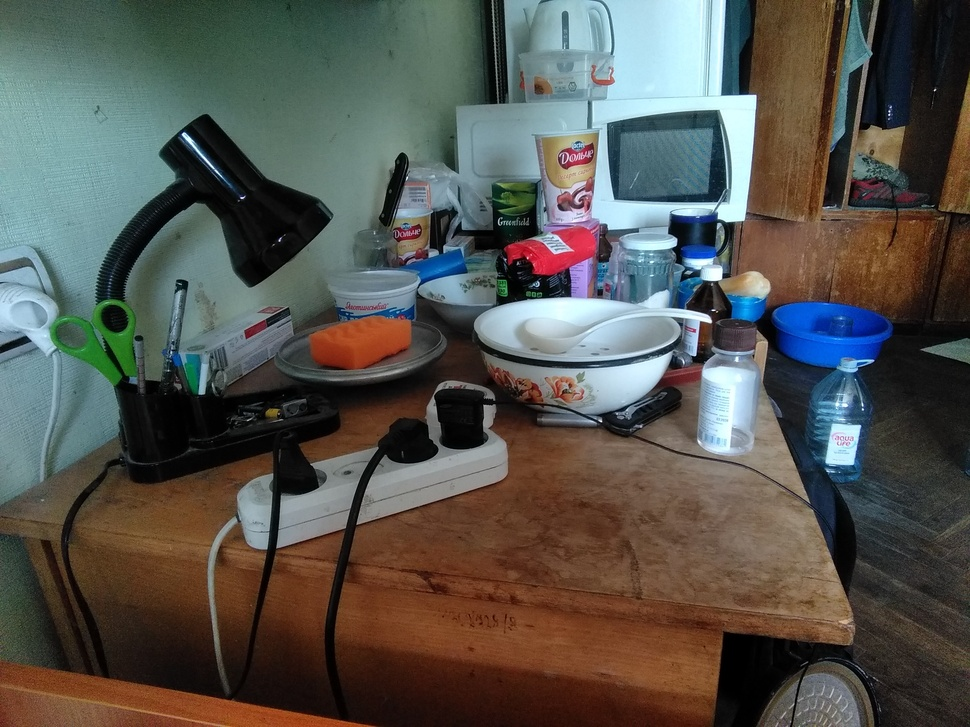
#> input picture myL.jpg, 970 x 727 px, shrunk from 2592 x 1944 before the run
$ jupyter execute lab4.ipynb   (older library calls are emulated)
#> lines starting #> are read from the running program, lines starting #| are printed output that depends on the picture
[cell 1]
import numpy as np
import matplotlib.pyplot as plt
from PIL import Image
from datetime import timedelta
from timeit import default_timer as timer
from math import sqrt

from random import choices
from scipy.linalg import null_space
from scipy.optimize import minimize

from PIL import ImageDraw

[cell 2]
img_l = np.asanyarray(Image.open("../myL.jpg").convert("RGB")).astype(np.int)
img_r = np.asanyarray(Image.open("../myL.jpg").convert("RGB")).astype(np.int)
img_l = img_l[::10,::10]
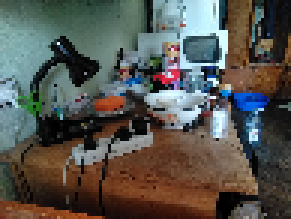
#> img_l: shape (73, 97, 3) int64 (shown 3 times larger); mean R, G, B 86.2, 85.3, 79.5
img_r = img_r[::10,::10]

img_shift = np.load("../lab1/img_shift.npy")
#> (reads lab1/img_shift.npy from the repository)

bestF = np.load("../lab2/bestF.npy")
#> (reads lab2/bestF.npy from the repository)

[cell 3]
img_l.shape
#> Out = (73, 97, 3)

[cell 4]
scale = 10
pixel_size = 1.12e-3
pixel_size *= scale
focal = 3
width = img_r.shape[1]
#> width = 97
height = img_r.shape[0]
#> height = 73

[cell 5]
K = np.array([[focal/pixel_size, 0, width/2],
              [0, focal/pixel_size, height/2],
              [0, 0, 1]])
K

[cell 6]
bestF

[cell 7]
E = np.dot(K.T, np.dot(bestF, K))
E_bak = E.copy()
#E = E/1000
np.round(E,2)

[cell 8]
U, D, T = np.linalg.svd(E)
#> D = [188.5, 187.8, 1.22e-16]
print(*map(lambda x: round(x,4), D))
#| 188.4777 187.7754 0.0
D[:2] = D[:2].mean()
E = np.linalg.multi_dot([U, np.diag(D), T])
print(*map(lambda x: round(x,4), D))
#| 188.1266 188.1266 0.0

[cell 9]
2*np.linalg.multi_dot([E, E.T, E]) - E*np.trace(np.dot(E, E.T))

[cell 10]
np.round(2*np.linalg.multi_dot([E, E.T, E]) - E*np.trace(np.dot(E, E.T)),2)
#> Out = [[0, 0, 0], [0, 0, 0], [0, 0, 0]]

## 2

[cell 11]
U, S, V = np.linalg.svd(E)

[cell 12]
W = np.dot(U, np.array([[0,1,0],
                        [-1,0,0],
                        [0,0,1]]))

[cell 13]
R = np.linalg.det(W)*np.linalg.det(V)*np.dot(W, V)

[cell 14]
np.round(R,3)

[cell 15]
v3 = V.T[:,2]
v3

[cell 16]
c = v3*S[0]*np.linalg.det(W)
np.round(c,3)

[cell 17]
c_vec = np.array([[0,-c[2],c[1]],
                  [c[2],0,-c[0]],
                  [-c[1],c[0],0]])

[cell 18]
np.round(E - np.dot(R,c_vec), 10)

[cell 19]
np.linalg.det(R)

[cell 20]
np.linalg.det(c_vec)
